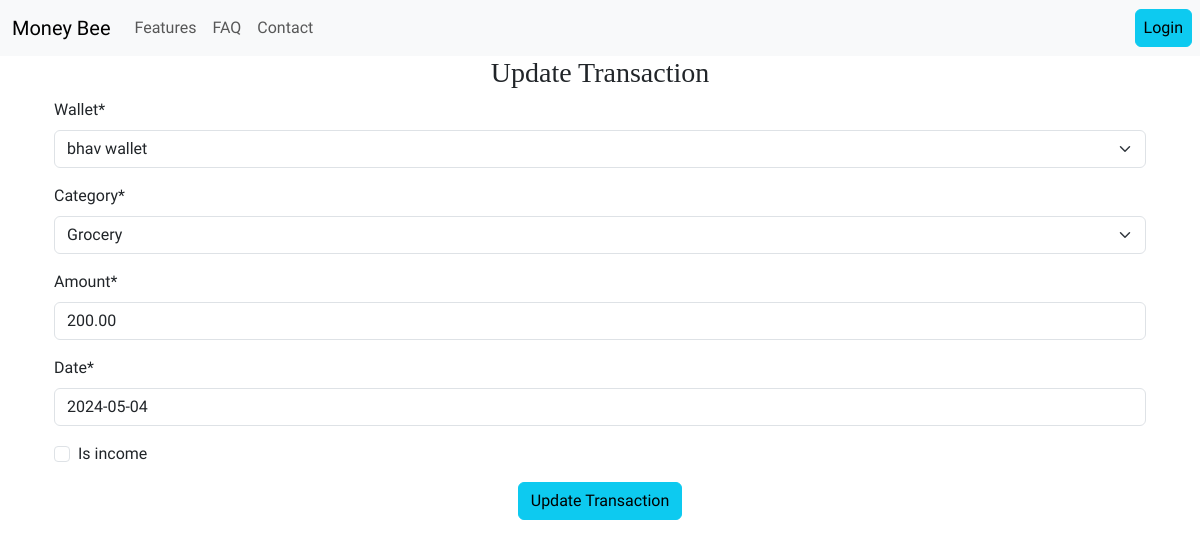
The page /personal/transactions/8/update (signed in) on the database as committed earlier.
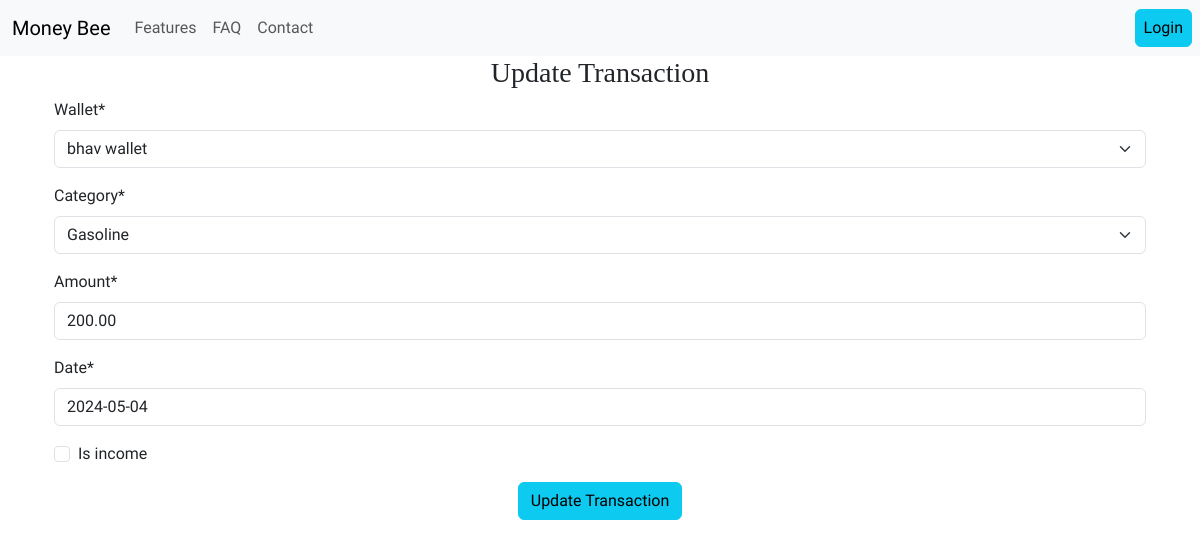
The same page on the database as committed later.
### expense_tracker/models.py (models this page shows, shortened)
class Transaction(models.Model):
    wallet = models.ForeignKey(
        Wallet, on_delete=models.CASCADE
    )  # One-to-many link to Wallet
    category = models.ForeignKey(
        Category, on_delete=models.SET_NULL, null=True
    )  # Many-to-one link to Category
    amount = models.DecimalField(max_digits=10, decimal_places=2)  # Transaction amount
    date = models.DateField()  # Transaction date
    is_income = models.BooleanField(default=False)
    user=models.ForeignKey(User, on_delete=models.CASCADE)

### expense_tracker/views.py (the view)
# urls.py: path('personal/transactions/<int:pk>/update',views.UpdateTransaction.as_view(),name="update_transaction"),
class UpdateTransaction(UpdateView):
    model = Transaction
    form_class=UpdateTransactionForm
    template_name = 'expense_tracker/update_transaction.html'  # Template for update form
    success_url = reverse_lazy('list_transaction')  # URL to redirect after successful update
    def get_form_kwargs(self):
        kwargs = super(UpdateTransaction, self).get_form_kwargs()
        kwargs['user'] = self.request.user
        return kwargs

### expense_tracker/forms.py
class UpdateTransactionForm(forms.ModelForm):
    class Meta:
        model=Transaction
        fields = ['user','wallet', 'category', 'amount', 'date','is_income']
        exclude=['user']
    def __init__(self, *args, **kwargs):
        user = kwargs.pop('user', None)
        print("User:", user)
        super().__init__(*args, **kwargs)  # Initialize the form
        if user is not None:  # Check if user is provided
            self.fields['wallet'].queryset = Wallet.objects.filter(user=user)

### expense_tracker/models.py (called while the page is built)
    def __str__(self):
        return f"{self.name}"  # For readable display

    def __str__(self):
        return self.name  # For readable display

### expense_tracker/templates/expense_tracker/update_transaction.html (shortened to what this page needs)
{% extends "base.html" %}
{% load crispy_forms_tags %}
{% load static %}
{% block content%}
<div class="container text-center">
    <h3>Update Transaction</h3>
    <div class="container text-start">
        <form method="post">
            {{ form | crispy }}
            <div class="text-center">
                <button type="submit" class="btn btn-info">Update Transaction</button>
            </div>
        </form>
    </div>
</div>
{% endblock %}

Rows that differ between the two databases and show on the page:
changed Transaction "bhav wallet": category "Grocery" → "Gasoline"
